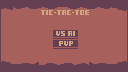

Rendered tile map (Tiled .tmx) drawn with the repository's tilesets; below, a short description and the map source with its tile grids summarised:
An orthogonal 128x72 tile map with 1x1 px tiles, 1 tile layer (Tile Layer 1).

<map version="1.9" tiledversion="1.9.2" orientation="orthogonal" renderorder="right-down" width="128" height="72" tilewidth="1" tileheight="1" infinite="0" nextlayerid="2" nextobjectid="1">
 <tileset firstgid="1" source="assets.tsx" />
 <layer id="1" name="Tile Layer 1" width="128" height="72">
  <data>[9216 cells, 9216 non-empty, 3243 distinct tile ids]</data>
 </layer>
</map>
